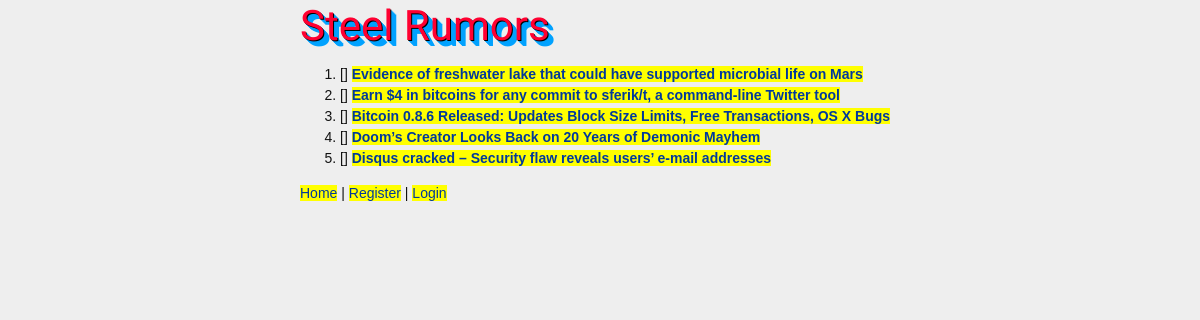
The page / on the database its author committed.
### links/models.py (models this page shows, shortened)
class Link(models.Model):
  title = models.CharField('Headline', max_length=100)
  submitter = models.ForeignKey(User)
  submitted_on = models.DateTimeField(auto_now_add=True)
  rank_score = models.FloatField(default=0.0)
  url = models.URLField('URL', max_length=250, blank=True)
  description = models.TextField(blank=True)
  with_votes = LinkVoteCountManager()
  objects = models.Manager()

### links/views.py (the view)
# urls.py: url(r'^$', LinkListView.as_view(), name='home'),
class LinkListView(ListView):
  model = Link
  queryset = Link.with_votes.all()
  paginate_by = 10

### hnews/templates/links/link_list.html
{% extends "base.html" %}
{% block content %}
<ol>
{% for link in object_list %}
    <li> [{{ link.votes }}]
    <a href="{{ link.url }}">
      <b>{{ link.title }}</b>
    </a>
    </li>
{% endfor %}
</ol>
{% endblock %}

### hnews/templates/base.html (shortened to what this page needs)
<html>
<head>
  <link rel="stylesheet" type="text/css" href="{{ STATIC_URL }}css/main.css" />
</head>
<body>
<h1>Steel Rumors</h1>
{% block content %}
{% endblock %}
<footer>
  <p>
    <a href="{% url 'home' %}">Home</a> |
{% if user.is_authenticated %}
    <a href="{% url 'logout' %}">Logout</a> |
    <a href="{% url 'profile' slug=user.username %}"><b>{{ user.username }}</b></a>
{% else %}
    <a href="{% url 'registration_register' %}">Register</a> |
    <a href="{% url 'login' %}">Login</a>
{% endif %}
  </p>
</footer>
</body>
</html>

### hnews/static/css/main.css (style rules this page uses)
html, body { margin: 0; padding: 0; height: 100%; font: 14px/21px Helvetica, Sans-Serif; }
html { color: #111; background: #eee; }
body { margin: 0 auto; min-height: 100%; position: relative; max-width: 600px; margin: 0 auto; }
h1, h2, h3, h4, h5, h6 { color: #FF0031; }
h1 { font-family: 'Passion One', cursive; font-weight: normal; padding: 15px 0 0 0; font-size: 3em; text-shadow: 1px 1px #000, 2px 2px #02a2fe, 3px 3px #02a2fe, 4px 4px #02a2fe, 5px 5px #02a2fe, 6px 6px #02a2fe; }
a { background: #FFFF00; color: #00399C; text-decoration: none; }

### rows shown on the page
Link: title "Evidence of freshwater lake that could have supported microbial life on Mars"
Link: title "Earn $4 in bitcoins for any commit to sferik/t, a command-line Twitter tool"
Link: title "Bitcoin 0.8.6 Released: Updates Block Size Limits, Free Transactions, OS X Bugs"
Link: title "Doom’s Creator Looks Back on 20 Years of Demonic Mayhem"
Link: title "Disqus cracked – Security flaw reveals users’ e-mail addresses"
